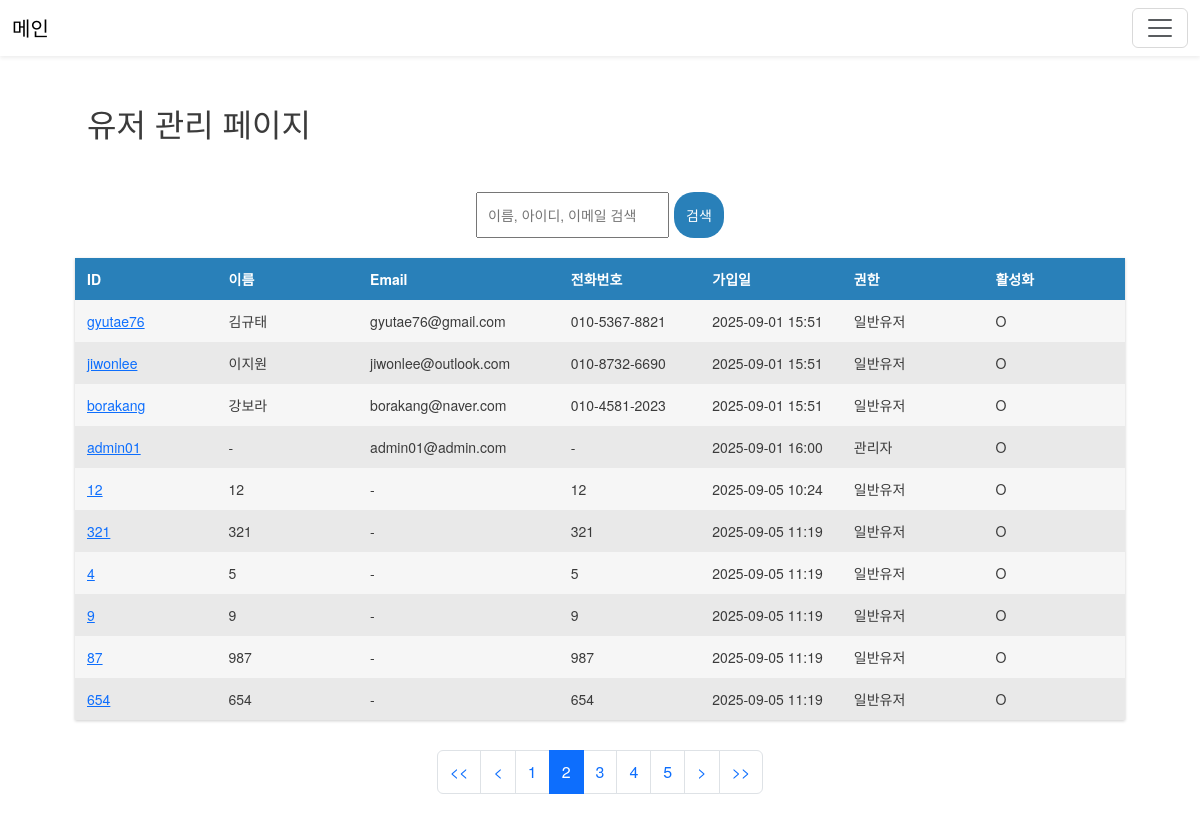
The app's page /accounts/admin_page/?page=2&q= (signed in), older data.
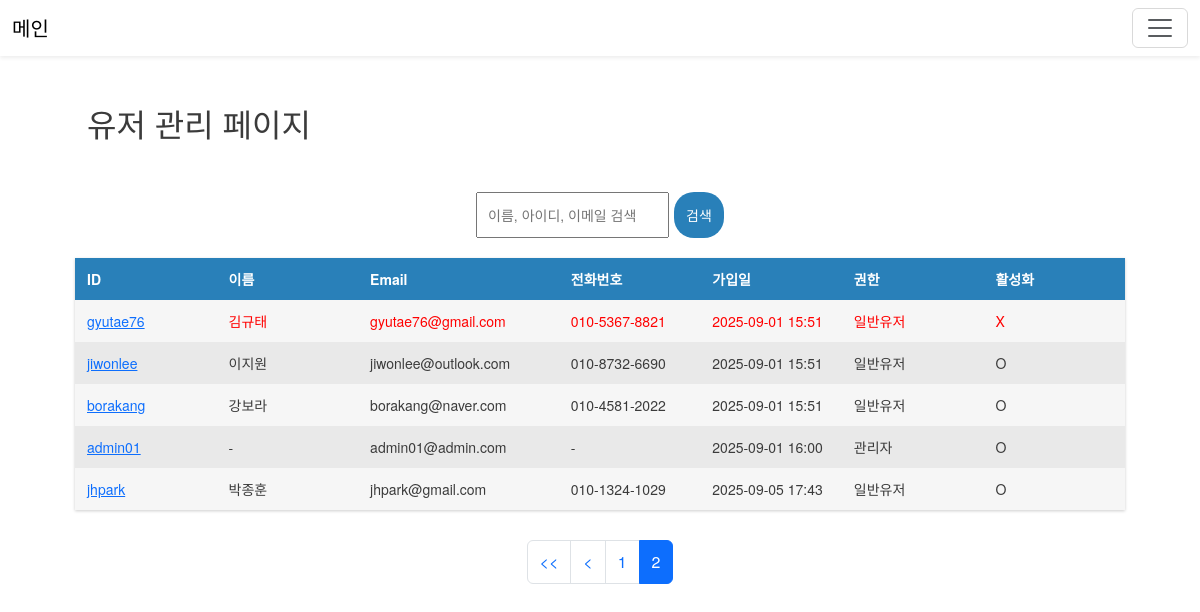
The same page, newer data.
### accounts/models.py (models this page shows, shortened)
class CustomUser(AbstractUser):
    email = models.EmailField(blank=True, null=True)
    phone = models.CharField(max_length=11)
    name = models.CharField(max_length=50)

### accounts/views.py (the view)
# urls.py: path("admin_page/", views.admin_page, name="admin_page"),
@staff_member_required(login_url="/accounts/login/")
def admin_page(request):
    query = request.GET.get("q", "")
    users = User.objects.all()
    if query:
        users = users.filter(
            Q(username__icontains=query) |
            Q(name__icontains=query) |
            Q(email__icontains=query)
       )
    paginator = Paginator(users, 10)  # 페이지당 10명
    page_number = request.GET.get("page")
    page_obj = paginator.get_page(page_number)
    current_page = page_obj.number
    total_pages = paginator.num_pages
    start_page = max(current_page - 2, 1)
    end_page = min(current_page + 2, total_pages)
    if current_page < 3:
        page_range = range(1, min(total_pages + 1, 6))
    elif current_page > total_pages - 2:
        page_range = range(max(1, total_pages - 4), total_pages + 1)
    else:
        page_range = range(start_page, end_page + 1)
    return render(request, "accounts/admin_page.html", {
        "users": page_obj,     # 목록
        "page_obj": page_obj,  # 페이지네이션 UI용
        "page_range": page_range,
        "query": query,
    })

### second/templates/accounts/admin_page.html (shortened to what this page needs)
{% extends 'base.html' %}
{% load static %}
{% block extra_css %}
<link rel="stylesheet" href="{% static 'css/admin_page.css' %}">
{% endblock %}
{% block content %}
<div class="as">
    <div class="container mt-5">
        <h2>유저 관리 페이지</h2>
    </div>
    <div class="search-wrapper">
        <form method="get" class="search-form">
            <input type="text" name="q" value="{{ query }}" placeholder="이름, 아이디, 이메일 검색">
            <button class="btn11" type="submit">검색</button>
        </form>
    </div>
    <div id="table">
        <div class="row header blue">
            <div class="cell">
                ID
            </div>
            <div class="cell">
                이름
            </div>
            <div class="cell">
                Email
            </div>
            <div class="cell">
                전화번호
            </div>
            <div class="cell">
                가입일
            </div>
            <div class="cell">
                권한
            </div>
            <div class="cell">
                활성화
            </div>
        </div>
        {% for user in users %}
        <div class="row" {% if not user.is_active %} style="color: red !important;" {% endif %}>
            <div class="cell">
                <a href="{% url 'profile_admin' user.id %}">{{ user.username|default:"-" }} </a>
            </div>
            <div class="cell">
                {{ user.name|default:"-" }}
            </div>
            <div class="cell">
                {{ user.email|default:"-" }}
            </div>
            <div class="cell">
                {{ user.phone|default:"-" }}
            </div>
            <div class="cell">
                {{ user.date_joined|date:"Y-m-d H:i"|default:"-" }}
            </div>
            <div class="cell">
                {% if user.is_staff %}
                관리자
                {% else %}
                일반유저
                {% endif %}
            </div>
            <div class="cell">{% if user.is_active %} O {% else %} X {% endif %}</div>
        </div>
        {% empty %}
        <div>
                등록된 사용자가 없습니다
        </div>
        {% endfor %}
    </div>
    <br>
    <nav aria-label="Page navigation">
        <ul class="pagination justify-content-center">
            {% if page_obj.has_previous %}
            <li class="page-item">
                <a class="page-link" href="?page=1&q={{ query }}"><<</a>
            </li>
            {% endif %}
            {% if page_obj.has_previous %}
            <li class="page-item">
                <a class="page-link" href="?page={{ page_obj.previous_page_number }}&q={{ query }}"><</a>
            </li>
            {% endif %}
            {% for num in page_range %}
            {% if page_obj.number == num %}
            <li class="page-item active"><span class="page-link">{{ num }}</span></li>
            {% else %}
            <li class="page-item"><a class="page-link" href="?page={{ num }}&q={{ query }}">{{ num }}</a></li>
            {% endif %}
            {% endfor %}
            {% if page_obj.has_next %}
            <li class="page-item">
                <a class="page-link" href="?page={{ page_obj.next_page_number }}&q={{ query }}">></a>
            </li>
            {% endif %}
            {% if page_obj.has_next %}
            <li class="page-item">
                <a class="page-link" href="?page={{ page_obj.paginator.num_pages }}&q={{ query }}">>></a>
            </li>
            {% endif %}
        </ul>
    </nav>
</div>
{% endblock %}

Row changes from the older to the newer data that the page shows:
removed CustomUser: username "12", name "12", email "-", phone "12", date_joined "2025-09-05 10:24", is_staff "일반유저", is_active "O"
removed CustomUser: username "321", name "321", email "-", phone "321", date_joined "2025-09-05 11:19", is_staff "일반유저", is_active "O"
removed CustomUser: username "4", name "5", email "-", phone "5", date_joined "2025-09-05 11:19", is_staff "일반유저", is_active "O"
removed CustomUser: username "9", name "9", email "-", phone "9", date_joined "2025-09-05 11:19", is_staff "일반유저", is_active "O"
removed CustomUser: username "87", name "987", email "-", phone "987", date_joined "2025-09-05 11:19", is_staff "일반유저", is_active "O"
removed CustomUser: username "654", name "654", email "-", phone "654", date_joined "2025-09-05 11:19", is_staff "일반유저", is_active "O"
changed CustomUser "gyutae76": is_active "O" → "X"
changed CustomUser "borakang": phone "010-4581-2023" → "010-4581-2022"
added CustomUser: username "jhpark", name "박종훈", email "jhpark@gmail.com", phone "010-1324-1029", date_joined "2025-09-05 17:43", is_staff "일반유저", is_active "O"
Text that changed along with them:
list line gone: "3"
list line gone: "4"
list line gone: "5"
